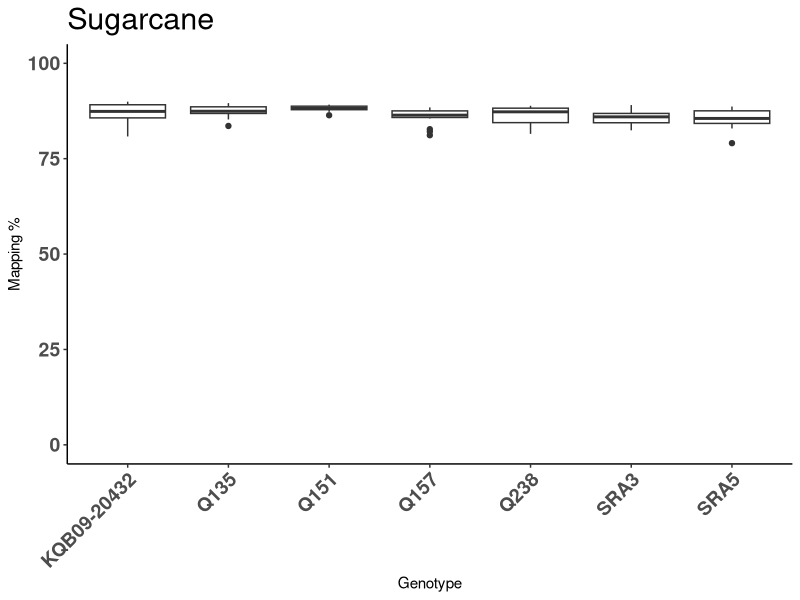
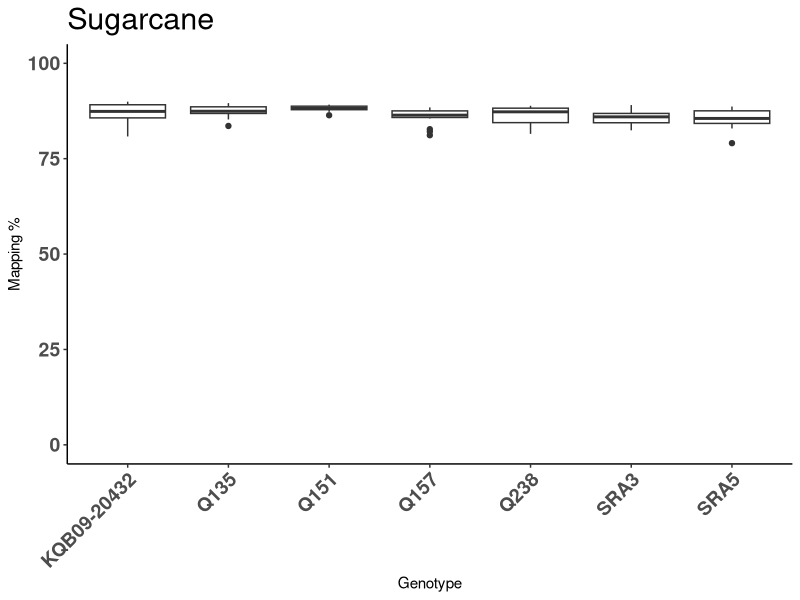
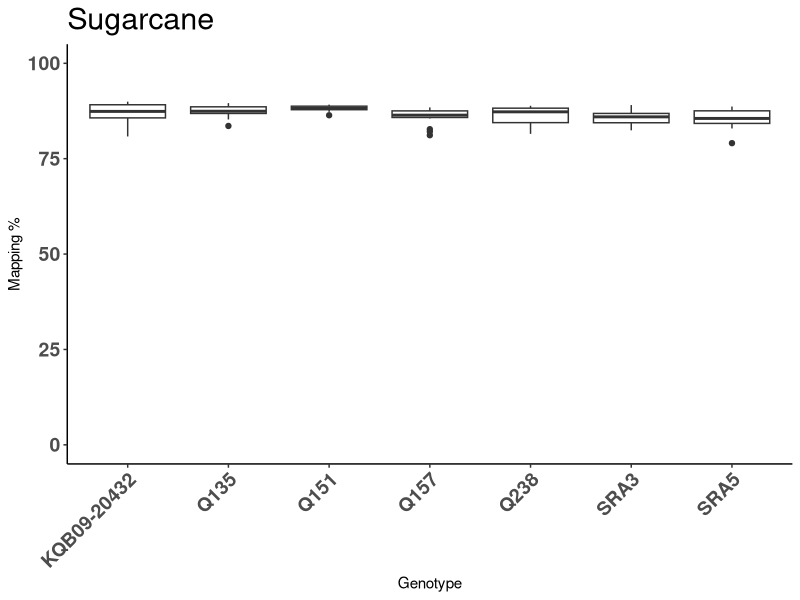

R code for these plots, in order:
raw <- read.table("pretty_table_cane.csv", col.names = c("Accession", "Genotype", "Mapping"), header = F, sep = ",")
library(dplyr)
library(ggplot2)

ggplot(data = raw, aes (x = Genotype, y = Mapping))+
geom_boxplot()+
  ggtitle("Sugarcane")+
  xlab("Genotype") + 
  ylab("Mapping %") +
  ylim(0, 100) +
  theme_bw() +
  theme( panel.grid.major = element_blank(),
         axis.text.x = element_text(angle = 45, vjust = 1, hjust=1, size = 14, face="bold"),
         axis.text.y = element_text(size =14, face="bold"),
         plot.title = element_text(size=22), 
         panel.grid.minor = element_blank(),
         panel.border = element_blank(),
         panel.background = element_blank(),
         axis.line = element_line(colour = "black")
  )

ggsave(filename = "quant_cane.svg", device = "svg", units = "in", width = 6.05*1.2, height = 3.75*1.2)
ggsave(filename = "quant_cane.png", device = "png", units = "in", width = 6.05*1.2, height = 3.75*1.2)

